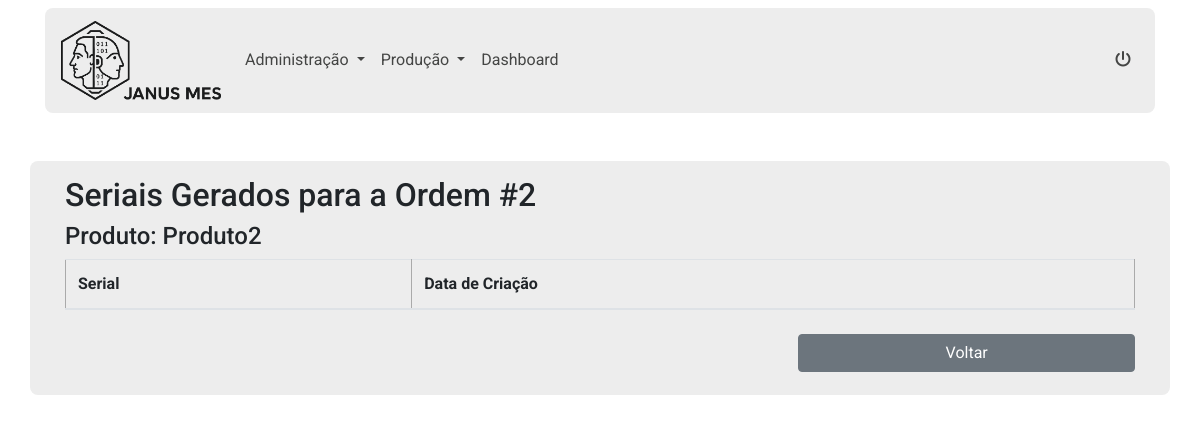
Page /view_serials/2 (signed in) on the earlier database version.
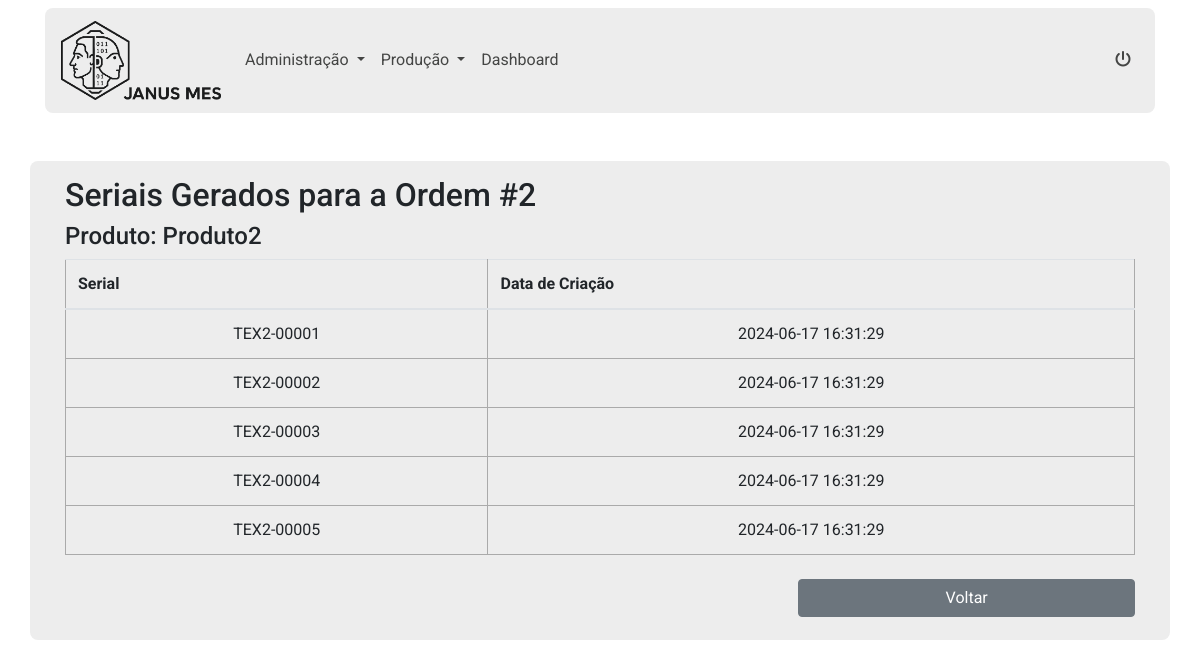
Same page on the later database version.
### app.py (models this page shows)
class Serial(db.Model):
    id = db.Column(db.Integer, primary_key=True)
    serial_number = db.Column(db.String(50), unique=True)
    ordem_id = db.Column(db.Integer, db.ForeignKey('ordem_producao.id'), nullable=False)
    data_criacao = db.Column(db.DateTime, default=datetime.utcnow)
    ordem = db.relationship('OrdemProducao', backref=db.backref('seriais', lazy=True))

### app.py (the view)
@app.route('/view_serials/<int:ordem_id>', methods=['GET'])
@login_required
def view_serials(ordem_id):
    form = TaskForm()
    ordem = OrdemProducao.query.get_or_404(ordem_id)
    seriais = Serial.query.filter_by(ordem_id=ordem_id).all()
    return render_template('view_serials.html', ordem=ordem, seriais=seriais, form=form)

### app.py (called while the page is built)
@login_manager.user_loader
def load_user(user_id):
    return User.query.get(int(user_id))

### templates/view_serials.html (shortened to what this page needs)
{% extends 'base.html' %}
{% block body %}
<div class="container my-5 product">
    <div class="row">
        <div class="col-12 product-container">
            <h2>Seriais Gerados para a Ordem #{{ ordem.id }}</h2>
            <h4>Produto: {{ ordem.produto.nome }}</h4>
            <div class="table-responsive">
                <table class="table">
                    <thead>
                        <tr>
                            <th>Serial</th>
                            <th>Data de Criação</th>
                        </tr>
                    </thead>
                    <tbody>
                        {% for serial in seriais %}
                        <tr>
                            <td>{{ serial.serial_number }}</td>
                            <td>{{ serial.data_criacao.strftime('%Y-%m-%d %H:%M:%S') }}</td>
                        </tr>
                        {% endfor %}
                    </tbody>
                </table>
            </div>
            <div class="row">
              <div class="col-12 col-md-4 ml-auto py-2">
                <a class="btn btn-secondary w-100" href="{{ url_for('index') }}">Voltar</a>
              </div>
            </div>
        </div>
    </div>
</div>
{% endblock %}

Differences in the rows shown:
added Serial: serial_number "TEX2-00001", data_criacao "2024-06-17 16:31:29"
added Serial: serial_number "TEX2-00002", data_criacao "2024-06-17 16:31:29"
added Serial: serial_number "TEX2-00003", data_criacao "2024-06-17 16:31:29"
added Serial: serial_number "TEX2-00004", data_criacao "2024-06-17 16:31:29"
added Serial: serial_number "TEX2-00005", data_criacao "2024-06-17 16:31:29"
